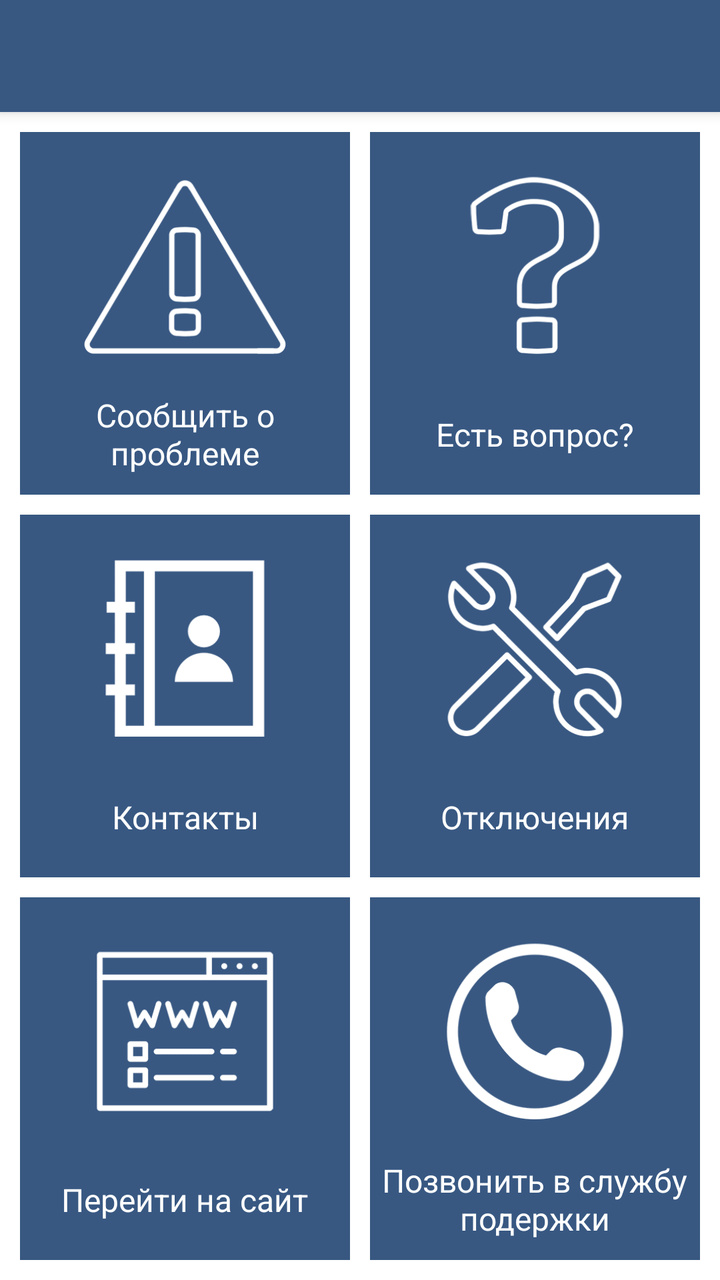
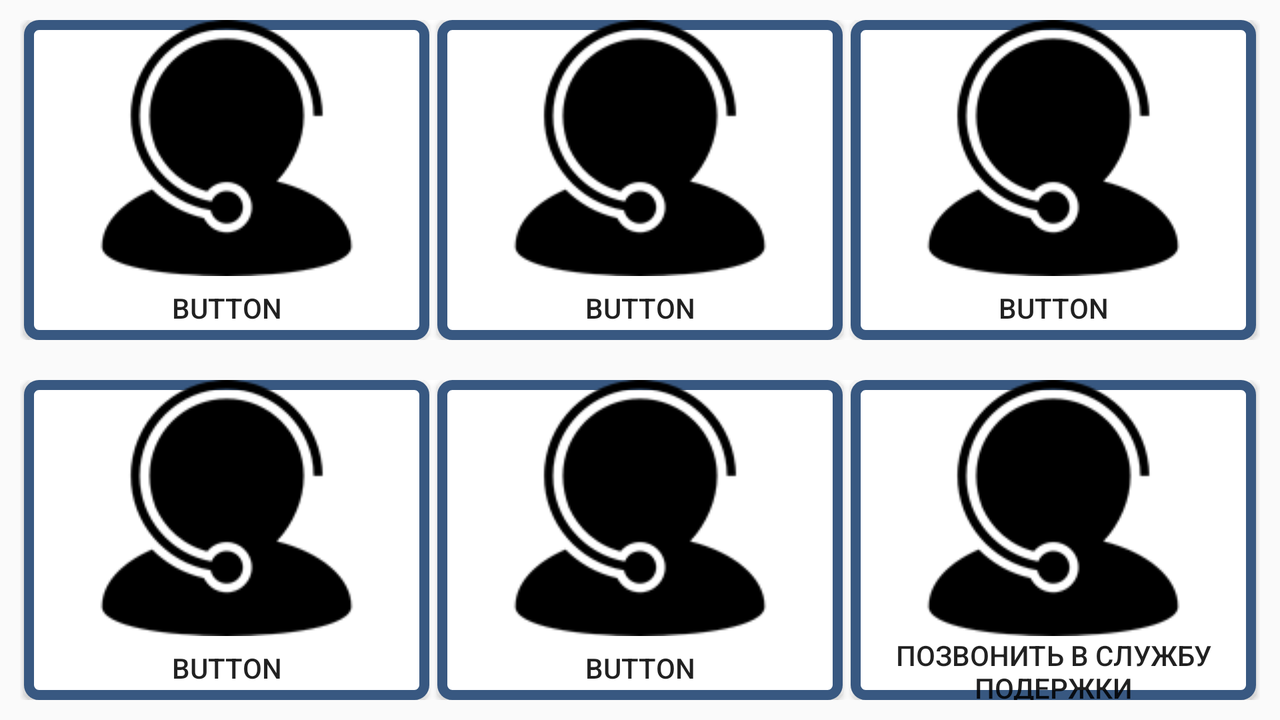

One screen, two layout resources from the same app: the default and the repository's alternative for another configuration. Each is rendered where Android would select it; the XML of both is given below.
<!-- AndroidManifest.xml: application theme AppTheme -->
<!-- res/layout/activity_home.xml -->
<?xml version="1.0" encoding="utf-8"?>
<android.support.design.widget.CoordinatorLayout xmlns:android="http://schemas.android.com/apk/res/android"
    xmlns:app="http://schemas.android.com/apk/res-auto"
    xmlns:tools="http://schemas.android.com/tools"
    android:id="@+id/activity_main"
    android:layout_width="match_parent"
    android:layout_height="match_parent"
    android:background="#ffffff"
    tools:context="ru.uu.voda.HomeActivity">

    <android.support.design.widget.AppBarLayout
        android:layout_width="match_parent"
        android:layout_height="wrap_content"
        android:theme="@style/AppTheme.AppBarOverlay">

        <android.support.v7.widget.Toolbar
            android:id="@+id/toolbar"
            android:layout_width="match_parent"
            android:layout_height="?attr/actionBarSize"
            android:background="?attr/colorPrimary"
            app:popupTheme="@style/AppTheme.PopupOverlay" />

    </android.support.design.widget.AppBarLayout>

    <include layout="@layout/activity_home_content" />

</android.support.design.widget.CoordinatorLayout>
<!-- res/layout/activity_home_content.xml (included above) -->
<?xml version="1.0" encoding="utf-8"?>
        <LinearLayout
            xmlns:android="http://schemas.android.com/apk/res/android"
            xmlns:app="http://schemas.android.com/apk/res-auto"
            xmlns:tools="http://schemas.android.com/tools"
            android:layout_width="match_parent"
            android:layout_height="match_parent"
            app:layout_behavior="@string/appbar_scrolling_view_behavior"
            tools:context="ru.uu.voda.HomeActivity"
            tools:showIn="@layout/activity_home"

            android:layout_alignParentLeft="true"
            android:layout_alignParentStart="true"
            android:layout_alignParentTop="true"
            android:orientation="vertical"
            android:layout_margin="5dp"
            >

            <LinearLayout style="@style/horizontallayout">

                <LinearLayout
                    android:id="@+id/button1"
                    style="@style/buttonlayout">
                    <ImageView
                        android:id="@+id/imageView1"
                        android:src="@drawable/problem"
                        style="@style/imageonbutton" />

                    <TextView
                        android:id="@+id/textView1"
                        style="@style/textonbutton"
                        android:text="@string/button1" />
                </LinearLayout>

                <LinearLayout
                    android:id="@+id/button2"
                    style="@style/buttonlayout">
                    <ImageView
                        android:id="@+id/imageView2"
                        android:src="@drawable/question"
                        style="@style/imageonbutton" />
                    <TextView
                        android:id="@+id/textView2"
                        android:text="@string/button2"
                        style="@style/textonbutton" />
                </LinearLayout>

            </LinearLayout>

            <LinearLayout style="@style/horizontallayout">

                <LinearLayout
                    android:id="@+id/button3"
                    style="@style/buttonlayout">
                    <ImageView
                        android:id="@+id/imageView3"
                        android:src="@drawable/contacts"
                        style="@style/imageonbutton" />
                    <TextView
                        android:id="@+id/textView3"
                        android:text="@string/button3"
                        style="@style/textonbutton" />
                </LinearLayout>

                <LinearLayout
                    android:id="@+id/button4"
                    style="@style/buttonlayout">
                    <ImageView
                        android:id="@+id/imageView4"
                        android:src="@drawable/tools"
                        style="@style/imageonbutton" />
                    <TextView
                        android:id="@+id/textView4"
                        android:text="@string/button4"
                        style="@style/textonbutton" />
                </LinearLayout>

            </LinearLayout>

            <LinearLayout style="@style/horizontallayout">

                <LinearLayout
                    android:id="@+id/button5"
                    style="@style/buttonlayout">
                    <ImageView
                        android:id="@+id/imageView5"
                        android:src="@drawable/site"
                        style="@style/imageonbutton" />
                    <TextView
                        android:id="@+id/textView5"
                        android:text="@string/button5"
                        style="@style/textonbutton" />
                </LinearLayout>

                <LinearLayout
                    android:id="@+id/button6"
                    style="@style/buttonlayout">
                    <ImageView
                        android:id="@+id/imageView6"
                        android:src="@drawable/phone"
                        style="@style/imageonbutton" />
                    <TextView
                        android:id="@+id/textView6"
                        android:text="@string/button6"
                        style="@style/textonbutton" />
                </LinearLayout>

            </LinearLayout>

        </LinearLayout>
<!-- resources referenced by this layout -->
<resources>
  <!-- drawable phone (drawable) -->
  <?xml version="1.0" encoding="utf-8"?>
  <vector xmlns:android="http://schemas.android.com/apk/res/android"
      android:viewportWidth="512"
      android:viewportHeight="512"
      android:width="512dp"
      android:height="512dp">
      <path
          android:pathData="M256 32C379.5 32 480 132.5 480 256 480 379.5 379.5 480 256 480 132.5 480 32 379.5 32 256 32 132.5 132.5 32 256 32M256 0C114.625 0 0 114.625 0 256 0 397.375 114.625 512 256 512 397.375 512 512 397.375 512 256 512 114.625 397.375 0 256 0l0 0zm142.719 341.594l-1.438 -4.375c-3.375 -10.062 -14.5 -20.562 -24.75 -23.375L334.688 303.5c-10.25 -2.781 -24.875 0.969 -32.405 8.5l-13.688 13.688c-49.75 -13.469 -88.781 -52.5 -102.219 -102.25l13.688 -13.688c7.5 -7.5 11.25 -22.125 8.469 -32.406L198.219 139.5c-2.781 -10.25 -13.344 -21.375 -23.406 -24.75l-4.313 -1.438c-10.094 -3.375 -24.5 0.031 -32 7.563l-20.5 20.5c-3.656 3.625 -6 14.031 -6 14.063 -0.688 65.063 24.813 127.719 70.813 173.75 45.875 45.875 108.313 71.345 173.156 70.781 0.344 0 11.063 -2.281 14.719 -5.938l20.5 -20.5c7.5 -7.469 10.874 -21.875 7.531 -31.937z"
          android:fillColor="#ffffff" />
  </vector>
  <string name="button1">Сообщить о проблеме</string>
  <string name="button2">Есть вопрос?</string>
  <string name="button3">Контакты</string>
  <string name="button4">Отключения</string>
  <string name="button5">Перейти на сайт</string>
  <string name="button6">Позвонить в службу подержки</string>
  <style name="AppTheme.AppBarOverlay" parent="ThemeOverlay.AppCompat.Dark.ActionBar" />
  <style name="AppTheme.PopupOverlay" parent="ThemeOverlay.AppCompat.Light" />
  <style name="buttonlayout">
          <item name="android:layout_width">match_parent</item>
          <item name="android:layout_height">match_parent</item>
          <item name="android:layout_margin">5dp</item>
          <item name="android:layout_weight">1</item>
          <item name="android:background">@color/colorPrimary</item>
          <item name="android:orientation">vertical</item>
      </style>
  <style name="horizontallayout">
          <item name="android:layout_width">match_parent</item>
          <item name="android:layout_height">match_parent</item>
          <item name="android:layout_weight">1</item>
          <item name="android:orientation">horizontal</item>
      </style>
  <style name="imageonbutton">
          <item name="android:layout_width">match_parent</item>
          <item name="android:layout_height">match_parent</item>
          <item name="android:layout_margin">10dp</item>
          <item name="android:layout_weight">1</item>
      </style>
  <style name="textonbutton">
          <item name="android:layout_width">match_parent</item>
          <item name="android:layout_height">match_parent</item>
          <item name="android:layout_weight">2</item>
          <item name="android:gravity">center</item>
          <item name="android:textColor">#ffffff</item>
          <item name="android:textSize">16sp</item>
      </style>
  <style name="AppTheme" parent="Theme.AppCompat.Light.NoActionBar">
          
          <item name="colorPrimary">@color/colorPrimary</item>
          <item name="colorPrimaryDark">@color/colorPrimaryDark</item>
          <item name="colorAccent">@color/colorAccent</item>
      </style>
  <color name="colorPrimary">#385882</color>
  <color name="colorPrimaryDark">#122F55</color>
  <color name="colorAccent">#C6794B</color>
</resources>
<!-- res/layout-land/activity_home.xml (the repository's variant of the layout above) -->
<!-- drawn on the phone turned sideways -->
<?xml version="1.0" encoding="utf-8"?>
<RelativeLayout xmlns:android="http://schemas.android.com/apk/res/android"
    xmlns:app="http://schemas.android.com/apk/res-auto"
    xmlns:tools="http://schemas.android.com/tools"
    android:id="@+id/activity_main"
    android:layout_width="match_parent"
    android:layout_height="match_parent"
    tools:context="ru.uu.voda.voda.HomeActivity">


    <LinearLayout
        android:layout_width="match_parent"
        android:layout_height="match_parent"
        android:layout_alignParentLeft="true"
        android:layout_alignParentStart="true"
        android:layout_alignParentTop="true"
        android:orientation="vertical"
        tools:layout_editor_absoluteX="24dp"
        tools:layout_editor_absoluteY="24dp">

        <LinearLayout
            android:layout_width="match_parent"
            android:layout_height="match_parent"
            android:layout_weight="1"
            android:orientation="horizontal"
            android:layout_margin="10dip"
            android:background="#ffffff"
            >


            <Button
                android:id="@+id/button1"
                android:layout_width="match_parent"
                android:layout_height="match_parent"
                android:layout_gravity="center"
                android:layout_weight="1"
                android:text="Button"
                android:drawableTop="@drawable/people"
                android:background="@drawable/buttontextstyle"
                android:layout_marginLeft="2dp"
                android:layout_marginRight="2dp"
                />

            <Button
                android:id="@+id/button2"
                android:background="@drawable/buttontextstyle"
                android:layout_width="match_parent"
                android:layout_height="match_parent"
                android:layout_gravity="center"
                android:layout_weight="1"
                android:text="Button"
                android:drawableTop="@drawable/people"
                android:layout_marginLeft="2dp"
                android:layout_marginRight="2dp"
                />

            <Button
                android:id="@+id/button3"
                android:layout_width="match_parent"
                android:layout_height="match_parent"
                android:layout_gravity="center"
                android:layout_marginLeft="2dp"
                android:layout_marginRight="2dp"
                android:layout_weight="1"
                android:background="@drawable/buttontextstyle"
                android:drawableTop="@drawable/people"
                android:text="Button" />

        </LinearLayout>

        <LinearLayout
            android:layout_width="match_parent"
            android:layout_height="match_parent"
            android:layout_weight="1"
            android:orientation="horizontal"
            android:background="#ffffff"
            android:layout_margin="10dip"

            >

            <Button
                android:id="@+id/button4"
                android:layout_width="match_parent"
                android:layout_height="match_parent"
                android:layout_gravity="center"
                android:layout_marginLeft="2dp"
                android:layout_marginRight="2dp"
                android:layout_weight="1"
                android:background="@drawable/buttontextstyle"
                android:drawableTop="@drawable/people"
                android:text="Button" />

            <Button
                android:id="@+id/button5"
                android:layout_width="match_parent"
                android:layout_height="match_parent"
                android:layout_gravity="center"
                android:layout_weight="1"
                android:text="Button"
                android:drawableTop="@drawable/people"
                android:background="@drawable/buttontextstyle"
                android:layout_marginLeft="2dp"
                android:layout_marginRight="2dp"

                />

            <Button
                android:id="@+id/button6"
                android:layout_width="match_parent"
                android:layout_height="match_parent"
                android:layout_gravity="center"
                android:layout_weight="1"
                android:drawableTop="@drawable/people"
                android:text="Позвонить в службу подержки"
                android:background="@drawable/buttontextstyle"
                android:layout_marginLeft="2dp"
                android:layout_marginRight="2dp"
                />

        </LinearLayout>


    </LinearLayout>
</RelativeLayout>
<!-- resources referenced by the variant -->
<!-- as the phone turned sideways resolves them -->
<resources>
  <!-- drawable buttontextstyle (drawable) -->
  <shape xmlns:android="http://schemas.android.com/apk/res/android"
      android:thickness="1dp"
      android:shape="rectangle">
      <stroke android:width="5dp"
          android:color="#385881"
  
  
          />
      <corners android:radius="5dp" />
      <gradient
          android:startColor="#ffffff"
          android:endColor="#ffffff"
          android:type="linear"
          android:angle="270"
          />
  </shape>
  <!-- drawable people: png bitmap (drawable, 4146 bytes) -->
  <style name="AppTheme" parent="Theme.AppCompat.Light.NoActionBar">
          
          <item name="colorPrimary">@color/colorPrimary</item>
          <item name="colorPrimaryDark">@color/colorPrimaryDark</item>
          <item name="colorAccent">@color/colorAccent</item>
      </style>
  <color name="colorPrimary">#385882</color>
  <color name="colorPrimaryDark">#122F55</color>
  <color name="colorAccent">#C6794B</color>
</resources>
